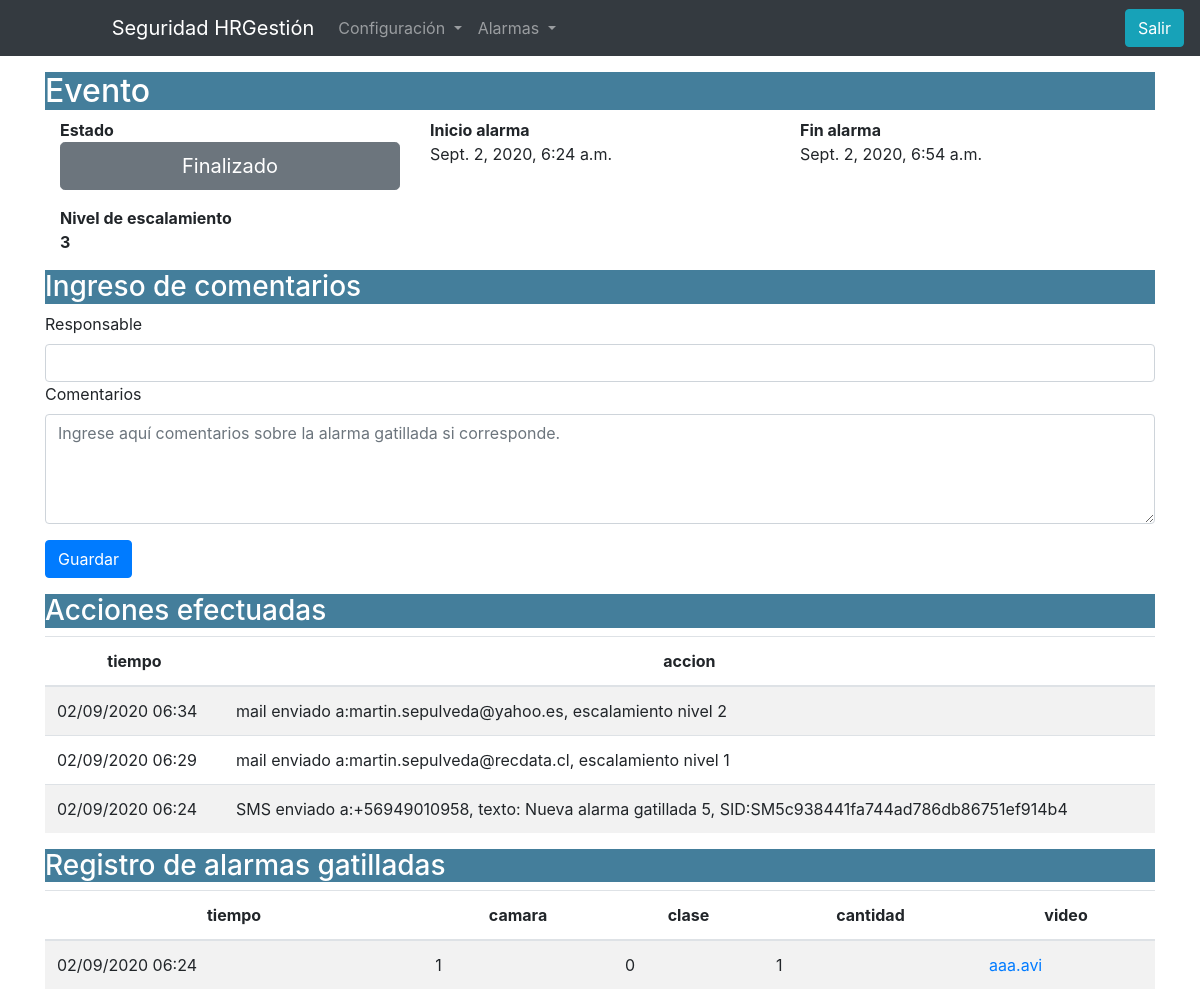
Screenshot of /alarmas/eventos/5/ (signed in) with the database file from the repository.
### camaras/models.py (models this page shows, shortened)
class Eventos(models.Model):
    t_ini = models.DateTimeField('Fecha hora inicio',auto_now_add=True)
    t_fin = models.DateTimeField('Fecha hora termino',auto_now_add=False, blank=True, null=True)
    activo = models.BooleanField('Alarma activa',default=True)
    proced = models.BooleanField('En prodedimiento',default=False)
    estado = models.IntegerField('Nivel escalamiento',default=0)
    responsable = models.TextField('Responsable',blank=True, null=True)
    comentarios = models.TextField('Comentarios',blank=True, null=True)
    class Meta:
        verbose_name_plural = "Eventos"

class RegAcciones(models.Model):
    tiempo = models.DateTimeField('Fecha hora accion',auto_now_add=True)
    accion = models.CharField('Acciones',max_length=300)
    evento = models.ForeignKey('Eventos',blank=True, null=True, on_delete=models.PROTECT)
    class Meta:
        verbose_name_plural = "Acciones"

class Alarmas(models.Model):
    camara = models.ForeignKey('Camara', on_delete=models.PROTECT)
    tiempo = models.DateTimeField('Fecha hora',auto_now_add=False)
    clase = models.CharField(max_length=300)
    cantidad = models.IntegerField()
    video = models.CharField(max_length=300)
    recibido = models.DateTimeField('Recibido',blank=True, null=True,auto_now_add=False)
    evento = models.ForeignKey('Eventos',blank=True, null=True, on_delete=models.PROTECT)
    class Meta:
        verbose_name_plural = "Alarmas"

### camaras/views.py (the view)
# urls.py: path('alarmas/eventos', eventos_list, name='eventos_list'),
@login_required
def eventos(request, id):
    estado="Inactivo"
    escala = 0
    instance = get_object_or_404(Eventos, pk=id)
    reg = RegAcciones.objects.filter(evento=instance).order_by('-tiempo')
    if len(reg):
        df1 = pd.DataFrame(reg.values('tiempo','accion'))
        df1["tiempo"] = pd.DatetimeIndex(df1["tiempo"]).tz_convert('America/Santiago').strftime('%d/%m/%Y %H:%M')
        acciones_tbl = df1.to_html(
                classes=["table table-striped "],
                border=0 , justify='center',
                table_id="tabla_ala",
                index=False,
                escape=False,
                render_links=True)
    else:
        acciones_tbl = '<p>No hay acciones tomadas, verifique que existan responsables asignados\
         a cada nivel de escalamiento para su aviso.<p>'
    ala = Alarmas.objects.filter(evento=instance).order_by('-tiempo')
    df2 = pd.DataFrame(ala.values('tiempo','camara','clase','cantidad','video','pk'))
    df2["video"] = df2["pk"].apply(lambda x: '<a href="/video/{0}">{1}</a>'.format(x,df2[df2['pk']==x].video.values[0]))
    df2["tiempo"] = pd.DatetimeIndex(df2["tiempo"]).tz_convert('America/Santiago').strftime('%d/%m/%Y %H:%M')
    alarmas_tbl = df2.to_html(
            columns=['tiempo','camara','clase','cantidad','video'],
            classes=["table table-striped"],
            border=0 , justify='center',
            table_id="tabla_eve",
            index=False,
            escape=False,
            render_links=True)
    if request.method == 'POST':
        form = EventosForm(request.POST, instance=instance)
        form.save()
        if form.is_valid():
            print("paso x aquí EventosForm",)
            return redirect('eventos_list')
        else:
            print(request.POST, form.is_valid())
    else:
        form = EventosForm(instance=instance)
    cla = {
    0:'btn btn-danger btn-lg btn-block',
    1:'btn btn-warning btn-lg btn-block',
    2:'btn btn-secondary btn-lg btn-block' ,
    }
    msg = {
    0:'Alarma activada',
    1:'En procedimiento' ,
    2:'Finalizado' ,
    }
    if instance.activo==True and instance.proced==False:
        mensaje=msg[0]
        clase = cla[0]
        val_btn = 0
    elif instance.activo==True and instance.proced==True:
        mensaje=msg[1]
        clase = cla[1]
        val_btn = 1
    elif instance.activo==False and instance.proced==False:
        mensaje=msg[2]
        clase = cla[2]
        val_btn = 2
    else:
        print("alarma",instance.activo,"\nprocedimiento",instance.proced)
        mensaje = "Alm inactiva/proced activo "
        clase = cla[2]
        val_btn = 3
    content = {
    'mensaje':mensaje,
    'clase':clase,
    'val_btn':val_btn,
    'inicio':instance.t_ini,
    'fin':instance.t_fin,
    'eve_id': instance.pk,
    'escala':instance.estado,
    'form':form,
    'acciones':acciones_tbl,
    'alarmas':alarmas_tbl,
    }
    return render(request, 'eventos.html', content)

### camaras/forms.py
class EventosForm(forms.ModelForm):
    class Meta:
        fields = (
               'responsable', 'comentarios',
            )
        model = models.Eventos
        widgets = {
            'responsable':TextInput(attrs={'class':'form-control'}),
            'comentarios':Textarea(attrs={'class':'form-control',
                                            'placeholder':'Ingrese aquí comentarios sobre la alarma gatillada si corresponde.',
                                            'rows':"4"}),
        }

### templates/eventos.html (shortened to what this page needs)
{% extends 'base.html' %}
{% block content %}
{% load crispy_forms_tags %}
{% if user.is_authenticated %}
<div class="container">
<h2>Evento</h2>
<div class="container">
  <div class="row">
    <div class="col-sm">
      <b>Estado</b>
        <div>
            <button type="button" value="{{val_btn}}"  class="{{clase}}" id="btnestado">{{mensaje}}</button>
        </div>
    </div>
    <div class="col-sm">
      <b>Inicio alarma</b >
        <p>{{ inicio }}</p>
    </div>
    <div class="col-sm">
        <b>Fin alarma</b>
      <P>{{ fin }}</P>
    </div>
  </div>
</div>
<div class="container">
  <div class="row">
    <div class="col-sm">
      <b>Nivel de escalamiento</b>
      <p><b>{{escala}}</b></p>
    </div>
    <div class="col-sm">
    </div>
    <div class="col-sm">
    </div>
  </div>
</div>
<div id="sec_form" style="display: none">
    <h3>Ingreso de comentarios</h3>
    <form action="" method="post">
        {{ form|crispy }}
        <input type="submit" class="btn btn-primary" value="Guardar">
    </form>
</div>
</div>
<div class="container">
  <h3 >Acciones efectuadas</h3>
  {{acciones|safe}}
</div>
<div class="container">
  <h3>Registro de alarmas gatilladas</h3>
  {{alarmas|safe}}
</div>
{% endif %}
{% endblock %}

### templates/eventos.html (style rules this page uses)
h2,h2,h3 { color: white; background-color:#447e9b; }

### rows the page displays
Eventos: t_ini "Sept. 2, 2020, 6:24 a.m.", t_fin "Sept. 2, 2020, 6:54 a.m."
RegAcciones: accion "tiempo accion 02/09/2020 06:34 mail enviado a:martin.sepulveda@yahoo.es, escalamiento nivel 2 02/09/2020 06:29 mail enviado a:martin.sepulveda@recdata.cl, escalamiento nivel 1 02/09/2020 06:24 SMS enviado a:+56949010958, texto: Nueva alarma gatillada 5, SID:SM5c938441fa744ad786db86751ef914b4"
Alarmas: video "tiempo camara clase cantidad video 02/09/2020 06:24 1 0 1 aaa.avi"

### other values shown
{{ mensaje }} "Finalizado"
{{ escala }} "3"
